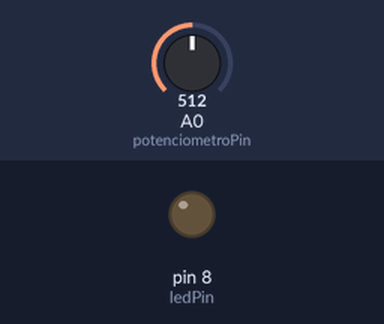
The sketch below on a simulated Arduino Uno, built with avr-gcc and run on an emulated ATmega328P. Parts: output pins drawn as LEDs (lit = HIGH). The inputs (shaded band) are chosen by the test bench; at power-on: A0 (potenciometroPin) = 512.

Above: at 1.2 s.
1.3 s: A0 (potenciometroPin) set to 524
At 2.1 s:
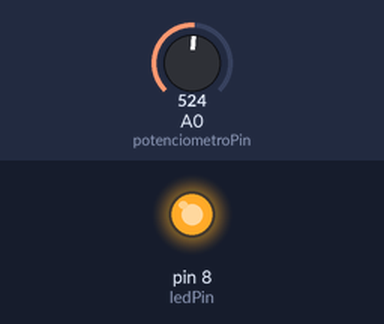
2.8 s: A0 (potenciometroPin) set to 511
At 3.4 s:
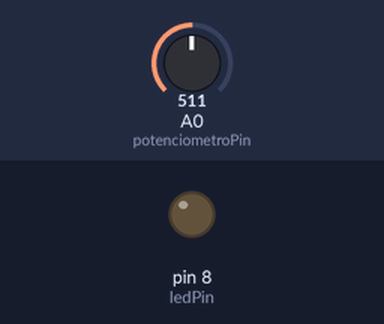
4.3 s: A0 (potenciometroPin) set to 716
At 5.6 s:
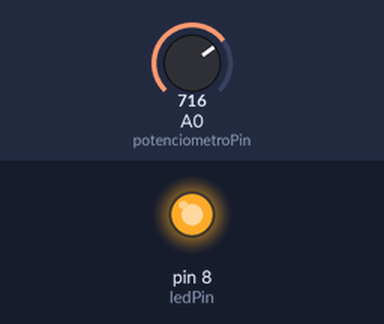
Timing chart, 0 to 7.3 s (numbered marks = the images above; inputs shaded):
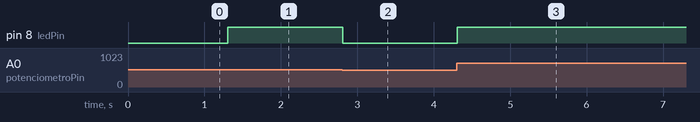

The sketch:

lab_6.ino
```cpp
// C++ code
//
int potenciometroPin = A0;
int ledPin = 8;

void setup() {
  pinMode(ledPin, OUTPUT);
}

void loop() {
  int valorPotenciometro = analogRead(potenciometroPin);


  int valorLed = map(valorPotenciometro, 0, 1023, 0, 255);


  analogWrite(ledPin, valorLed);

  delay(10);
}
```

Measured:
- the behaviour switches between 513 and 514 on A0 (potenciometroPin) (found by bisection; images 0 and 1)
- after the input at 1.3 s, pin 8 (ledPin): LOW → HIGH at once
- after the input at 2.8 s, pin 8 (ledPin): HIGH → LOW at once
- after the input at 4.3 s, pin 8 (ledPin): LOW → HIGH at once
